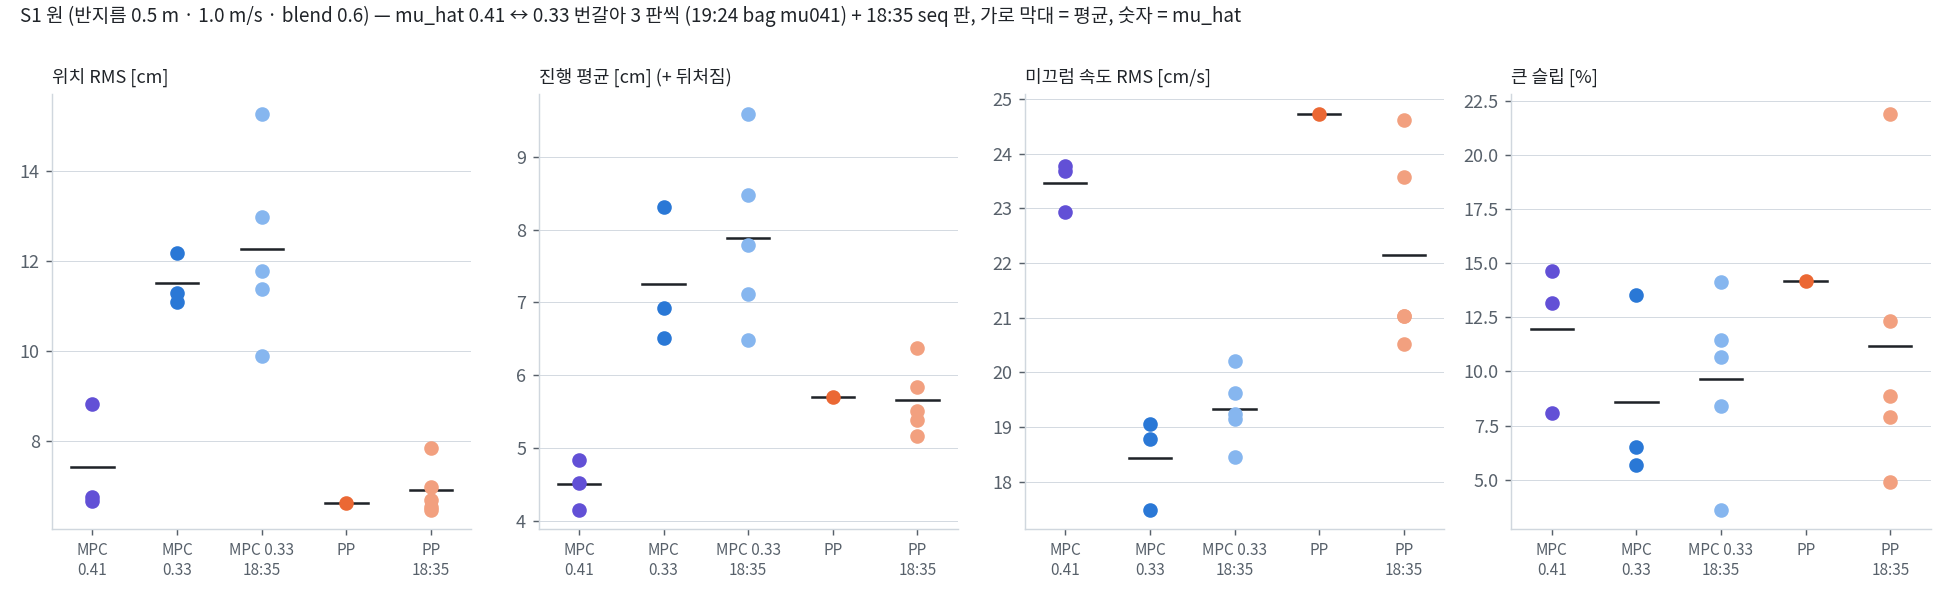

Generate this figure with Python:
"""2026-11-28 192447_mu041 — S1 원 (반지름 0.5 · 1.0 m/s · blend 0.6) MPC μ̂ 0.41 ↔ 0.33 번갈아 3 판씩 + PP 1 판.
출발점 A = 183517 seq 와 같음 (--anchor-pose). 비교 묶음: 183517 seq MPC 5 판 (μ̂ 0.33) · PP 5 판.
지표: seq_s1.metrics (위치·진행·안쪽·헤딩·미끄럼 속도·큰 슬립 %·떨림) + sfb_modes.one (바닥 토크 τ_g = P(τ − f) 상한 붙음, mode 별 미끄럼·Δτ)
+ seq_s1_cause.body_force (최고 속력 구간 Jᵀτ 진행·구심). τ̄ 는 판의 μ̂ 로 다시 잡는다 (τ̄ ∝ μ̂).
nice -n 19 /usr/bin/python3 mu041.py → mu041_out.txt, mu041.png"""
import os
import sys

import numpy as np
from scipy import stats

HERE = os.path.dirname(os.path.abspath(__file__))
sys.path.insert(0, HERE)
import seq_s1 as S  # noqa: E402
import seq_s1_cause as C  # noqa: E402
import sfb_modes as SM  # noqa: E402
from bag_runs import runs  # noqa: E402

import matplotlib  # noqa: E402
matplotlib.use("Agg")
import matplotlib.pyplot as plt  # noqa: E402
from matplotlib import font_manager  # noqa: E402

BAG = S.B + "2026-11-28/192447_mu041"
TBAR33 = SM.TBAR.copy()


def run_rows(bag, tag):
    RS = runs(bag); D = S.read(bag); F = C.read_sfb(bag); CAP = SM.read_cap(bag); J, _ = C.fit_J(D); out = []
    for r in RS:
        (t_on, t_off), = r["armed"]; c = r["controller"].upper(); mu = (r["mpc"] or {}).get("mu_hat", 0.33)
        m = S.metrics(D, t_on, t_off)
        SM.TBAR = TBAR33 * mu / 0.33
        if c == "MPC":
            e = SM.one(D, F, t_on, t_off, CAP); bf = C.body_force(F, J, m, t_on)
        else:
            e = SM.one(D, None, t_on, t_off); bf = None
        m.update(ctrl=c, mu=mu, run=r["run"], tag=tag, sat=e["sat"], r50=e["ratio50"], r95=e["ratio95"], ew=e["ew"], dt=e["dt"], bf=bf)
        out.append(m)
    SM.TBAR = TBAR33
    return out


if __name__ == "__main__":
    out = open(os.path.join(HERE, "mu041_out.txt"), "w")

    def P(*a):
        print(*a); print(*a, file=out)

    rows = run_rows(BAG, "mu041") + run_rows(S.SEQ, "seq 18:35")
    P("| 묶음 | 판 | 제어기 | μ̂ | 모터 °C | 출발 cm | 위치 RMS cm | 최대 | 진행 (+뒤) | 안쪽 | 옆 RMS | 헤딩 ° | 미끄럼 속도 cm/s | >0.2 m/s % | 큰 슬립 % | 헛돎 % | 떨림 mN·m | 바닥 상한 붙음 % | 구심 힘 τ_MPC / Δτ / 낸 τ N |")
    P("|" + "---|" * 19)
    for m in rows:
        bf = m["bf"]
        P(f"| {m['tag']} | {m['run']} | {m['ctrl']} | {m['mu']:.2f} | {m['temp']:.1f} | {m['start']:.1f} | {m['pos']:.1f} | {m['pos_max']:.1f} | {m['along']:+.1f} | {m['inside']:+.1f} | "
          f"{m['cross_r']:.1f} | {m['head']:.1f} | {m['sv']:.1f} | {m['sv20']:.1f} | {m['m50']:.1f} | {m['spin']:.0f} | {m['dtick']:.1f} | "
          + (f"{m['sat']:.0f} | {bf['mpc'][1]:+.2f} / {bf['dtau'][1]:+.2f} / {bf['out'][1]:+.2f} |" if bf else "- | - |"))

    G = {"MPC μ̂ 0.41 (mu041)": [m for m in rows if m["tag"] == "mu041" and m["ctrl"] == "MPC" and m["mu"] > 0.4],
         "MPC μ̂ 0.33 (mu041)": [m for m in rows if m["tag"] == "mu041" and m["ctrl"] == "MPC" and m["mu"] < 0.4],
         "MPC μ̂ 0.33 (seq 18:35)": [m for m in rows if m["tag"] != "mu041" and m["ctrl"] == "MPC"],
         "PP (mu041)": [m for m in rows if m["tag"] == "mu041" and m["ctrl"] == "PP"],
         "PP (seq 18:35)": [m for m in rows if m["tag"] != "mu041" and m["ctrl"] == "PP"]}
    KEYS = [("pos", "위치 RMS cm"), ("pos_max", "위치 최대 cm"), ("along", "진행 cm (+뒤)"), ("inside", "안쪽 cm"), ("cross_r", "옆 RMS cm"), ("head", "헤딩 RMS °"),
            ("sv", "미끄럼 속도 cm/s"), ("sv20", "미끄럼 > 0.2 m/s %"), ("m50", "큰 슬립 %"), ("spin", "큰 슬립 중 헛돎 %"), ("dtick", "떨림 mN·m"), ("sat", "바닥 상한 붙음 %"), ("temp", "모터 °C")]
    P("\n## 묶음 평균 (최소~최대)")
    P("| 지표 | " + " | ".join(f"{k} (n {len(v)})" for k, v in G.items()) + " |")
    P("|---|" + "---|" * len(G))
    for k, lab in KEYS:
        cells = []
        for v in G.values():
            a = np.array([m[k] for m in v])
            cells.append(f"{a.mean():.1f}" + (f" ({a.min():.1f}~{a.max():.1f})" if len(a) > 1 else ""))
        P(f"| {lab} | " + " | ".join(cells) + " |")
    A, B = G["MPC μ̂ 0.41 (mu041)"], G["MPC μ̂ 0.33 (mu041)"]
    P("\n## μ̂ 0.41 − 0.33 (같은 bag, 번갈아) — 이웃한 짝 (판 1−2, 3−4, 5−6) 차이와 Welch t (n 3 대 3)")
    for k, lab in KEYS[:11]:
        d = [a[k] - b[k] for a, b in zip(A, B)]
        p = stats.ttest_ind([m[k] for m in A], [m[k] for m in B], equal_var=False).pvalue
        sep = "안 겹침" if (max(m[k] for m in A) < min(m[k] for m in B) or min(m[k] for m in A) > max(m[k] for m in B)) else "겹침"
        P(f"- {lab}: 짝 차이 " + ", ".join(f"{x:+.1f}" for x in d) + f" · 평균 {np.mean([m[k] for m in A]):.1f} vs {np.mean([m[k] for m in B]):.1f} (p {p:.3f}, 범위 {sep})")
    P("\n## mode 별 (최고 속력 구간) — 미끄럼 RMS cm/s 앞 · 옆 · 요 · null / Δτ RMS mN·m / 구심 힘 N (τ_MPC · Δτ · 낸 τ)")
    for k in ("MPC μ̂ 0.41 (mu041)", "MPC μ̂ 0.33 (mu041)", "MPC μ̂ 0.33 (seq 18:35)"):
        v = G[k]
        ew = np.mean([[m["ew"][q] for q in SM.MODES] for m in v], 0); dt = np.mean([[m["dt"][q] for q in SM.MODES] for m in v], 0)
        bf = np.mean([[m["bf"]["mpc"][1], m["bf"]["dtau"][1], m["bf"]["out"][1], m["bf"]["mpc"][0], m["bf"]["out"][0]] for m in v], 0)
        P(f"- {k}: 미끄럼 " + " · ".join(f"{x:.1f}" for x in ew) + " | Δτ " + " · ".join(f"{x:.0f}" for x in dt)
          + f" | 구심 {bf[0]:+.2f} · {bf[1]:+.2f} · {bf[2]:+.2f} (요구 m v²/R 9.12) | 진행 방향 τ_MPC {bf[3]:+.2f} → 낸 τ {bf[4]:+.2f}")
    out.close()

    # 그림: 판별 점 (위치 · 진행 · 미끄럼 속도 · 큰 슬립) + 시간축 진행 오차
    fp = [f for f in font_manager.findSystemFonts() if "NotoSansCJK" in f and "Regular" in f]
    if fp:
        font_manager.fontManager.addfont(fp[0]); plt.rcParams["font.family"] = font_manager.FontProperties(fname=fp[0]).get_name()
    INK, INK2, GRID = "#1f2328", "#57606a", "#d0d7de"
    plt.rcParams.update({"axes.unicode_minus": False, "font.size": 10, "axes.edgecolor": GRID, "axes.labelcolor": INK2, "xtick.color": INK2,
                         "ytick.color": INK2, "axes.spines.top": False, "axes.spines.right": False})
    COL = ["#6250d6", "#2a78d6", "#86b6ef", "#eb6834", "#f2a07f"]
    fig, axs = plt.subplots(1, 4, figsize=(15, 4.6))
    for ax, (k, lab) in zip(axs, [("pos", "위치 RMS [cm]"), ("along", "진행 평균 [cm] (+ 뒤처짐)"), ("sv", "미끄럼 속도 RMS [cm/s]"), ("m50", "큰 슬립 [%]")]):
        for i, (g, v) in enumerate(G.items()):
            y = [m[k] for m in v]
            ax.scatter(np.full(len(y), i), y, s=50, color=COL[i], zorder=3)
            ax.plot([i - 0.25, i + 0.25], [np.mean(y)] * 2, color=INK, lw=1.4)
        ax.set_xticks(range(len(G))); ax.set_xticklabels(["MPC\n0.41", "MPC\n0.33", "MPC 0.33\n18:35", "PP", "PP\n18:35"], fontsize=8.5)
        ax.set_title(lab, loc="left", fontsize=10, color=INK); ax.grid(axis="y", color=GRID, lw=0.5)
    fig.text(0.01, 0.99, "S1 원 (반지름 0.5 m · 1.0 m/s · blend 0.6) — mu_hat 0.41 ↔ 0.33 번갈아 3 판씩 (19:24 bag mu041) + 18:35 seq 판, 가로 막대 = 평균, 숫자 = mu_hat", fontsize=10.5, color=INK, va="top")
    fig.tight_layout(rect=(0, 0, 1, 0.92)); fig.savefig(os.path.join(HERE, "mu041.png"), dpi=130); plt.close(fig)
    print("그림:", os.path.join(HERE, "mu041.png"))
